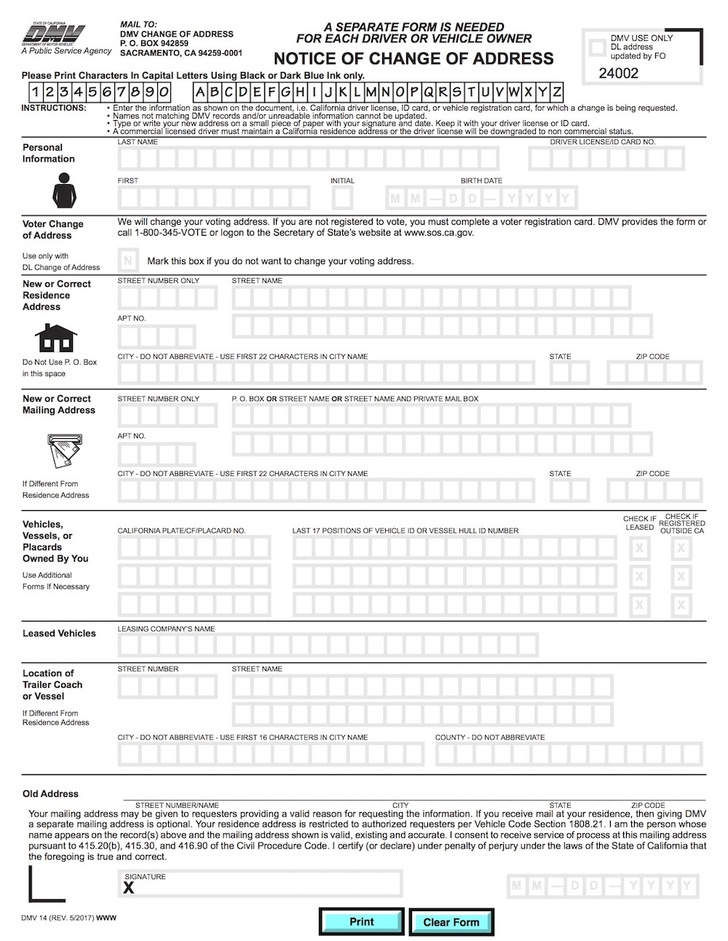
#> input picture Feature Detection and Description/form.jpg, 728 x 941 px, shrunk from 1000 x 1293 before the run
$ jupyter execute 'image alignment.ipynb'
#> lines starting #> are read from the running program, lines starting #| are printed output that depends on the picture
[cell 1]
import cv2
import matplotlib.pyplot as plt

img_template = cv2.imread('form.jpg')
#> img_template is the input picture: shape (941, 728, 3); mean B, G, R 237.2, 237.3, 237

img_need_aligned = cv2.imread('scanned-form.jpg')
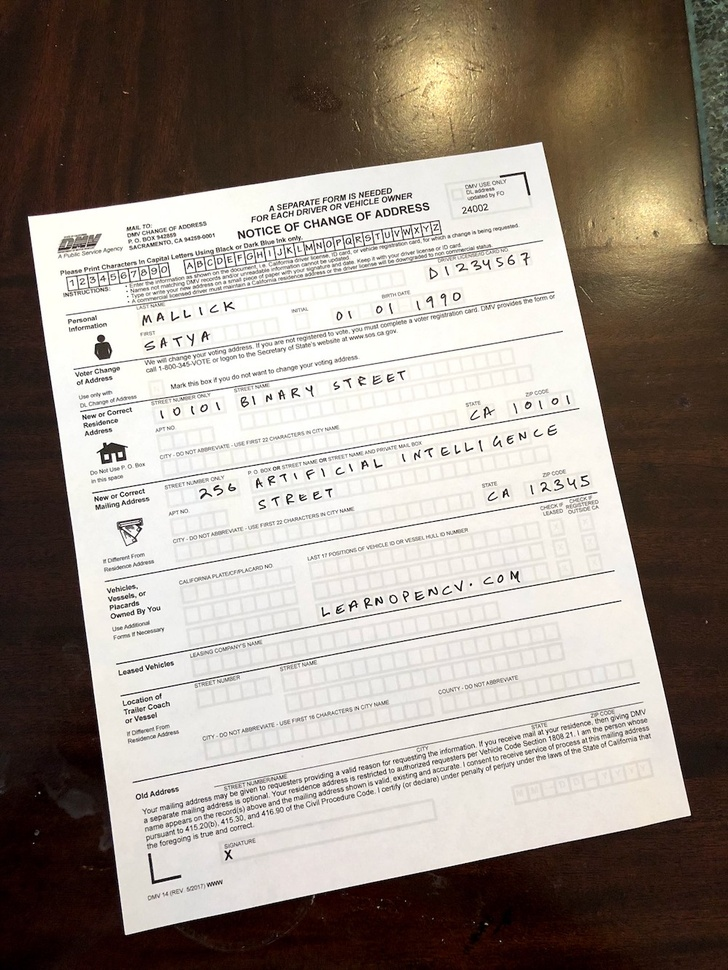
#> input picture Feature Detection and Description/scanned-form.jpg, 728 x 970 px, shrunk from 1000 x 1333 before the run
#> img_need_aligned is the input picture: shape (970, 728, 3); mean B, G, R 135.9, 144.8, 154.5


plt.figure(figsize=[15,5])

plt.subplot(131)
plt.imshow(cv2.cvtColor(img_template, cv2.COLOR_BGR2RGB))

plt.subplot(132)
plt.imshow(cv2.cvtColor(img_need_aligned, cv2.COLOR_BGR2RGB))
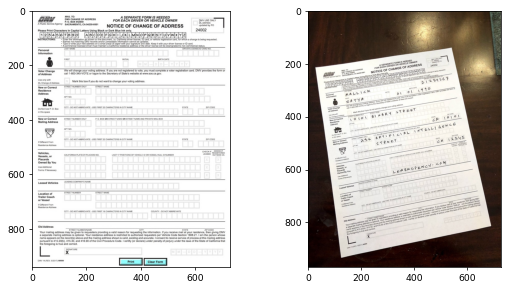
#> figure drawn by matplotlib, 2 panels

[cell 2]
form = cv2.cvtColor(img_template, cv2.COLOR_BGR2GRAY)
s_form = cv2.cvtColor(img_need_aligned, cv2.COLOR_BGR2GRAY)
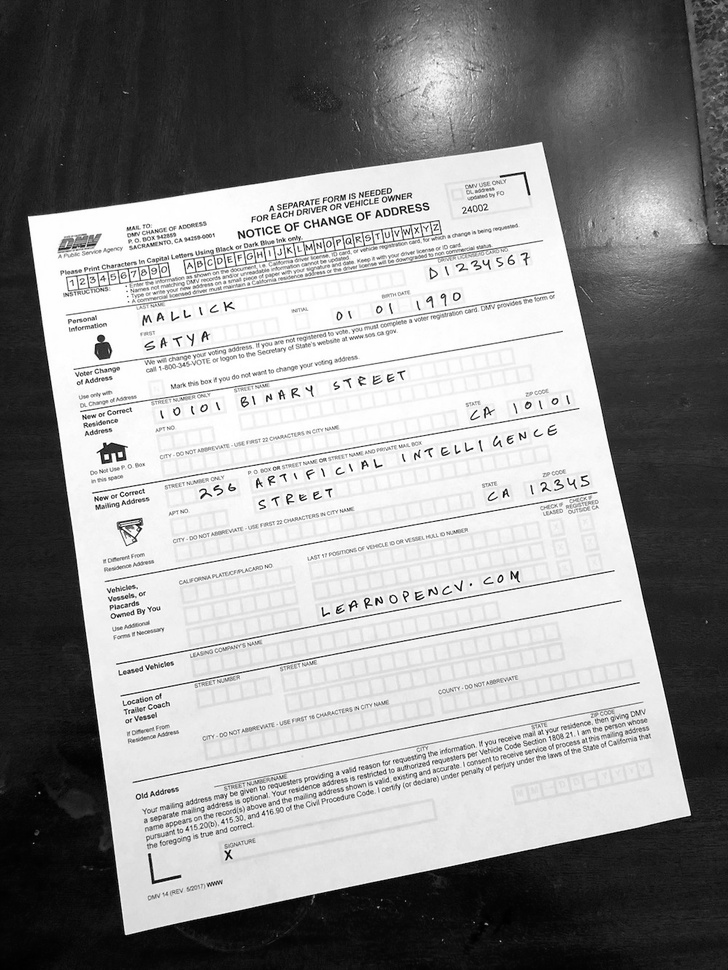
#> s_form: shape (970, 728); min 0, max 255, mean 146.7

[cell 3]
MAX_FEATURES = 200

orb = cv2.ORB_create(MAX_FEATURES)
keypoints1, descriptors1 = orb.detectAndCompute(form, None)
#> keypoints1 = 200 keypoints; strongest (x, y, size): (360, 58, 31), (356, 53, 31), (432, 63, 31), (530, 36, 31)
keypoints2, descriptors2 = orb.detectAndCompute(s_form, None)
#> keypoints2 = 200 keypoints; strongest (x, y, size): (285, 226, 31), (364, 461, 31), (323, 615, 31), (407, 592, 31)

[cell 4]
print(descriptors1.shape)
#| (200, 32)
print(keypoints1[0].pt)
#| (327.0, 63.0)

[cell 5]
import numpy as np

GOOD_MATCH_PERCENT = 0.1


# Match features.
matcher = cv2.DescriptorMatcher_create(cv2.DESCRIPTOR_MATCHER_BRUTEFORCE_HAMMING)
matches = list(matcher.match(descriptors1, descriptors2, None))
#> matches = 200 matches

# Sort matches by score
matches.sort(key=lambda x: x.distance, reverse=False)
# Remove not so good matches
numGoodMatches = int(len(matches) * GOOD_MATCH_PERCENT)
#> numGoodMatches = 20
matches = matches[:numGoodMatches]
#> matches = 20 matches

# Draw top matches
imMatches = cv2.drawMatches(img_template, keypoints1, img_need_aligned, keypoints2, matches, None)
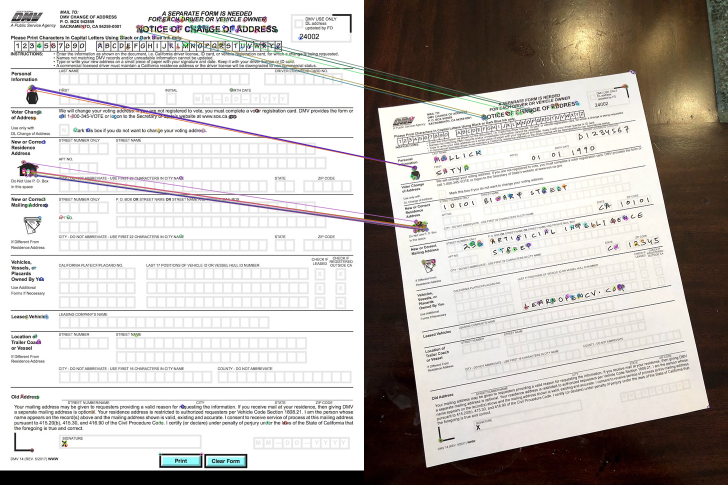
#> imMatches: shape (970, 1456, 3) (shown at 1/2 size); mean B, G, R 182, 186.2, 191.1
cv2.imwrite("matches.jpg", imMatches)

# Extract location of good matches
points1 = np.zeros((len(matches), 2), dtype=np.float32)
#> points1 = 20 rows, first 8: [0, 0], [0, 0], [0, 0], [0, 0], [0, 0], [0, 0], [0, 0], [0, 0]
points2 = np.zeros((len(matches), 2), dtype=np.float32)
#> points2 has the same summary as points1

for i, match in enumerate(matches):
    points1[i, :] = keypoints1[match.queryIdx].pt
    points2[i, :] = keypoints2[match.trainIdx].pt
#> this loop made 20 passes
#> after the loop, points1 = 20 rows, first 8: [62.21, 172.8], [70.56, 349.9], [64.28, 342.1], [70.85, 350.8], [47.52, 324], [282.2, 61.92], [65.66, 343.9], [60.48, 349.9]; points2 = 20 rows, first 8: [99.6, 334.8], [124.8, 458.4], [119.5, 455], [124.8, 458.4], [104, 443], [244, 237], [119.5, 455], [117, 460]

[cell 6]
plt.figure(figsize=(20, 10))
plt.imshow(cv2.cvtColor(imMatches, cv2.COLOR_BGR2RGB))
plt.title('Feature Matching')
plt.show()

[cell 7]
h, mask = cv2.findHomography(points2, points1, cv2.RANSAC)
#> h = [[1.43, -0.198, -8.04], [0.233, 1.6, -369.9], [-0.000106, 0.000287, 1]]; mask = 20 values, max 1 at index 0, min 0 at index 12, mean 0.9

[cell 8]
height, width, channels = img_template.shape
#> height = 941; width = 728; channels = 3
im2Reg = cv2.warpPerspective(img_need_aligned, h, (width, height))
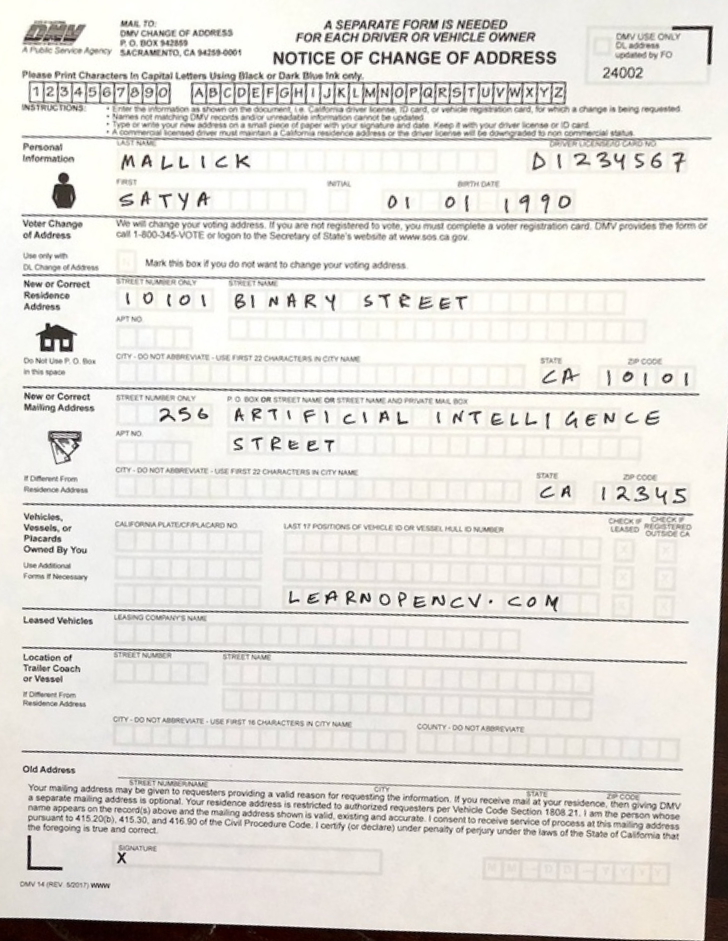
#> im2Reg: shape (941, 728, 3); mean B, G, R 218.7, 223.7, 226.8

[cell 9]
plt.figure(figsize=(20, 10))
plt.imshow(cv2.cvtColor(im2Reg, cv2.COLOR_BGR2RGB))
plt.title('Feature Matching')
plt.show()
